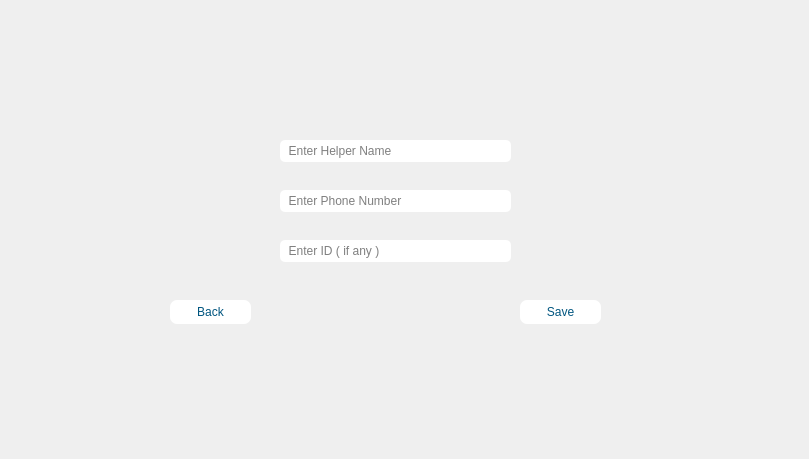
    <widget class="QWidget" name="driver_add_helper">
     <widget class="QLineEdit" name="hlp_name">
      <property name="geometry">
       <rect>
        <x>280</x>
        <y>140</y>
        <width>231</width>
        <height>22</height>
       </rect>
      </property>
      <property name="styleSheet">
       <string notr="true">background-color: rgb(255, 255, 255);
border-radius: 5px;</string>
      </property>
      <property name="placeholderText">
       <string>  Enter Helper Name</string>
      </property>
     </widget>
     <widget class="QLineEdit" name="hlp_phone">
      <property name="geometry">
       <rect>
        <x>280</x>
        <y>190</y>
        <width>231</width>
        <height>22</height>
       </rect>
      </property>
      <property name="styleSheet">
       <string notr="true">background-color: rgb(255, 255, 255);
border-radius: 5px;</string>
      </property>
      <property name="placeholderText">
       <string>  Enter Phone Number</string>
      </property>
     </widget>
     <widget class="QLineEdit" name="hlp_id">
      <property name="geometry">
       <rect>
        <x>280</x>
        <y>240</y>
        <width>231</width>
        <height>22</height>
       </rect>
      </property>
      <property name="styleSheet">
       <string notr="true">background-color: rgb(255, 255, 255);
border-radius: 5px;</string>
      </property>
      <property name="placeholderText">
       <string>  Enter ID ( if any )</string>
      </property>
     </widget>
     <widget class="QPushButton" name="hlp_save">
      <property name="geometry">
       <rect>
        <x>520</x>
        <y>300</y>
        <width>81</width>
        <height>24</height>
       </rect>
      </property>
      <property name="styleSheet">
       <string notr="true">color: rgb(0, 85, 127);
background-color: rgb(255, 255, 255);
font: 700 10pt &quot;Segoe UI&quot;;
border-radius: 7px;</string>
      </property>
      <property name="text">
       <string>Save</string>
      </property>
      <property name="icon">
       <iconset resource="IMAGE.qrc">
        <normaloff>:/pic/images/OK.png</normaloff>:/pic/images/OK.png</iconset>
      </property>
     </widget>
     <widget class="QPushButton" name="hlp_back">
      <property name="geometry">
       <rect>
        <x>170</x>
        <y>300</y>
        <width>81</width>
        <height>24</height>
       </rect>
      </property>
      <property name="styleSheet">
       <string notr="true">color: rgb(0, 85, 127);
background-color: rgb(255, 255, 255);
font: 700 10pt &quot;Segoe UI&quot;;
border-radius: 7px;</string>
      </property>
      <property name="text">
       <string>Back</string>
      </property>
      <property name="icon">
       <iconset resource="IMAGE.qrc">
        <normaloff>:/pic/images/back.png</normaloff>:/pic/images/back.png</iconset>
      </property>
     </widget>
     <widget class="QLabel" name="label_35">
      <property name="geometry">
       <rect>
        <x>0</x>
        <y>0</y>
        <width>800</width>
        <height>450</height>
       </rect>
      </property>
      <property name="text">
       <string/>
      </property>
      <property name="pixmap">
       <pixmap resource="IMAGE.qrc">:/pic/images/Add Helper.png</pixmap>
      </property>
      <property name="scaledContents">
       <bool>true</bool>
      </property>
     </widget>
     <zorder>label_35</zorder>
     <zorder>hlp_name</zorder>
     <zorder>hlp_phone</zorder>
     <zorder>hlp_id</zorder>
     <zorder>hlp_save</zorder>
     <zorder>hlp_back</zorder>
    </widget>
